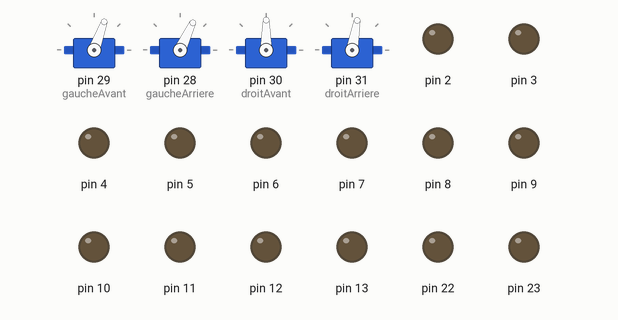
A sketch run on a simulated Arduino Mega 2560, built with avr-gcc and run on an emulated ATmega2560. On the bench: 4 × servo, output pins drawn as LEDs (lit = HIGH).

Above: at 0.05 s.
At 7.0 s:
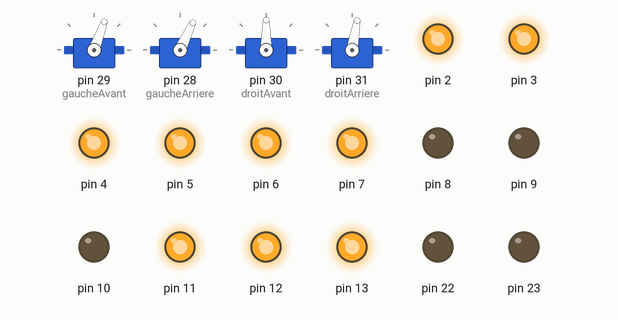
At 14.0 s:
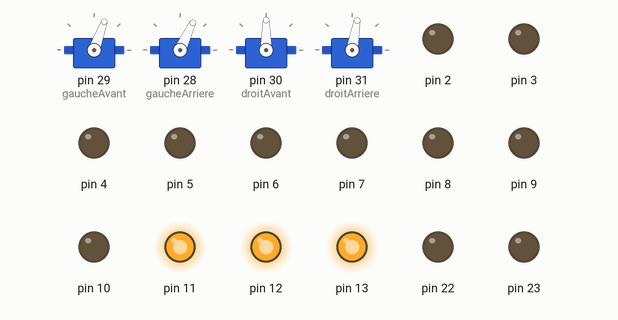
Timing chart, 0 to 16.1 s (numbered marks = the images above):
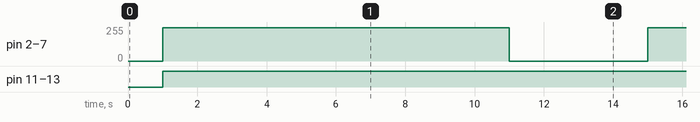

The sketch:

Motion_basic.ino
```cpp
#include <Servo.h>
Servo gaucheAvant, gaucheArriere, droitAvant, droitArriere;

// Inicial Position of each Servo
int zeroDegreeGaucheAvant = 70;
int zeroDegreeGaucheArriere = 65;
int zeroDegreeDroitAvant = 90;
int zeroDegreeDroitArriere = 80;

// Fonction to have the ROVER rotating *********************************************************************************
void rotateGauche(int speed=100,int time=10000, int degree=45){

//Positioning Servo
gaucheAvant.write(zeroDegreeGaucheAvant-degree);
gaucheArriere.write(zeroDegreeGaucheArriere+degree);
droitAvant.write(zeroDegreeDroitAvant+degree);
droitArriere.write(zeroDegreeDroitArriere-degree);
delay(3000);

//SETUP MOTORS-------------------------------------------------
for (int i=8;i<=10;i++){//dir gauche
digitalWrite(i,HIGH);
}
for (int i=11;i<=13;i++){//dir droit
digitalWrite(i,HIGH);
}

//TURN ON MOTORS-------------------------------------------------
for (int i=2;i<=7;i++){//pwm
analogWrite(i,speed);
}
//Keep motors ON for TIME ms
delay(time);

//TURN OFF MOTORS-------------------------------------------------
for (int i=2;i<=7;i++){//pwm
analogWrite(i,0);
}
}

// Fonction to have the HOVER rotating*********************************************************************************
void rotateDroit(int speed=100,int time=10000, int degree=45){

//Positioning Servo-------------------------------------------------
gaucheAvant.write(zeroDegreeGaucheAvant-degree);
gaucheArriere.write(zeroDegreeGaucheArriere+degree);
droitAvant.write(zeroDegreeDroitAvant+degree);
droitArriere.write(zeroDegreeDroitArriere-degree);
delay(3000);

//SETUP MOTORS-------------------------------------------------
for (int i=8;i<=10;i++){//dir gauche
digitalWrite(i,LOW);

}
for (int i=11;i<=13;i++){//dir droit
digitalWrite(i,LOW);
}

//TURN ON MOTORS-------------------------------------------------
for (int i=2;i<=7;i++){//pwm
analogWrite(i,speed);
}

//Keep motors ON for TIME ms-------------------------------------------------
delay(time);

//TURN OFF MOTORS-------------------------------------------------
for (int i=2;i<=7;i++){//pwm
analogWrite(i,0);
}
}

//*********************************************************************************
void rotateZero(){

//Positioning Servo-------------------------------------------------
gaucheAvant.write(zeroDegreeGaucheAvant);
gaucheArriere.write(zeroDegreeGaucheArriere);
droitAvant.write(zeroDegreeDroitAvant);
droitArriere.write(zeroDegreeDroitArriere);
delay(1000);
}

//*********************************************************************************
void left(int degree=45){

//Positioning Servo-------------------------------------------------
gaucheAvant.write(zeroDegreeGaucheAvant+degree);
gaucheArriere.write(zeroDegreeGaucheArriere-degree);
droitAvant.write(zeroDegreeDroitAvant+degree);
droitArriere.write(zeroDegreeDroitArriere-degree);
}

//*********************************************************************************
void right(int degree=45){

//Positioning Servo-------------------------------------------------
gaucheAvant.write(zeroDegreeGaucheAvant-degree);
gaucheArriere.write(zeroDegreeGaucheArriere+degree);
droitAvant.write(zeroDegreeDroitAvant-degree);
droitArriere.write(zeroDegreeDroitArriere+degree);
}

//*********************************************************************************
void backward(int speed=100,int time=10000){

//SETUP MOTORS-------------------------------------------------
for (int i=8;i<=10;i++){//dir gauche
digitalWrite(i,HIGH);
}
for (int i=11;i<=13;i++){//dir droit
digitalWrite(i,LOW);
}

//TURN ON MOTORS-------------------------------------------------
for (int i=2;i<=7;i++){//pwm
file:///C|/Users/Pascal/AppData/Local/Temp/MainSoftware.ino.txt[02/11/2017 18:28:17]
analogWrite(i,speed);
}

//Keep motors ON for TIME ms-------------------------------------------------
delay(time);

//TURN OFF MOTORS-------------------------------------------------
for (int i=2;i<=7;i++){//pwm
analogWrite(i,0);
}
}

//*********************************************************************************
void forward(int speed=100,int time=10000){

//SETUP MOTORS-------------------------------------------------
for (int i=8;i<=10;i++){//dir gauche
digitalWrite(i,LOW);
}
for (int i=11;i<=13;i++){//dir droit
digitalWrite(i,HIGH);
}

//TURN ON MOTORS-------------------------------------------------
for (int i=2;i<=7;i++){//pwm
analogWrite(i,speed);
}

//Keep motors ON for TIME ms-------------------------------------------------
delay(time);//mÃªme vitesse pendant time secondes

//TURN OFF MOTORS-------------------------------------------------
for (int i=2;i<=7;i++){//pwm
analogWrite(i,0);
}
}

//*********************************************************************************
void setup(){

// CONFIGURE SERVOS-------------------------------------------------
gaucheAvant.attach(29);
gaucheArriere.attach(28);
droitAvant.attach(30);
droitArriere.attach(31);
gaucheAvant.write(0);
gaucheArriere.write(0);
droitAvant.write(0);
droitArriere.write(0);

// CONFIGURE MOTORS-------------------------------------------------
for (int i=2;i<=7;i++){//pwm
pinMode(i,OUTPUT);}

for (int i=22;i<=27;i++){//GND
pinMode(i,OUTPUT);
digitalWrite(i,LOW);}

for (int i=8;i<=13;i++){//dir
pinMode(i,OUTPUT);}
}

void loop(){
// POSICAO INICIAL SERVOS
//rotateZero();
//ROTATE
//rotateGauche(100,10000,45);
//rotateDroit(150,10000,45);
//TEST FORWARD
//forward(250,10000);//PWM MAXIMO
//TEST BACKWARD
//backward(250,10000);
// POSICAO ROTATE SERVOS
//TEST RIGHT
//right(45); // SPEED (0-100), TIME (ms) and DEGREES (0-80);
//forward(250,10000); // SPEED (0-100), TIME (ms).
//TEST LEFT
//left(45); //DEGREES (0-80);
//forward(250,10000); // SPEED (0-100), TIME (ms).
//TRAJET00000
//rotateDroit(250,40000,45);
//rotateDroit(250,6000,45);
//rotateZero!();
//delay(1000);
//forward(250,10000);//PWM MAXIMO
//rotateDroit(250,13000,45);
rotateZero();
forward(250,10000);//PWM MAXIMO
delay(3000);
//rotateZero();
//delay(2000);
//forward(250,10000);//PWM MAXIMO
//backward(250,10000);
//right(45); // SPEED (0-100), TIME (ms) and DEGREES (0-80);
//forward(250,10000); // SPEED (0-100), TIME (ms).
//left(45); //DEGREES (0-80);
//forward(250,10000); // SPEED (0-100), TIME (ms).
}
```

Measured:
- by itself, pin 2–7: alternates 250/255 for 10.0 s and 0/255 for 4.0 s
- by itself, pin 11–13: LOW → HIGH at 1.0 s
